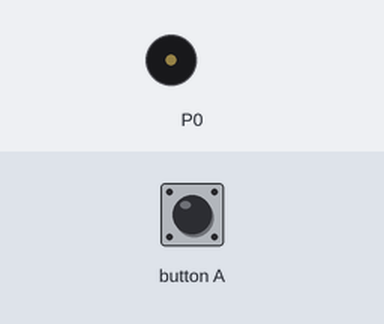
Simulated run of this program. Board: BBC micro:bit (MakeCode). On the bench: buzzer (waves = sounding). The test bench sets the inputs (shaded band). Random numbers come from a fixed seed.

Above: at 1.2 s.
1.3 s: button A pressed for 0.15 s
At 1.38 s:
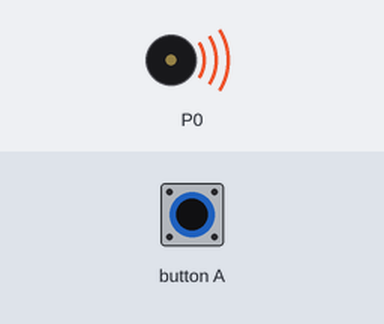
2.9 s: button A pressed for 3.2 s
At 7.5 s:
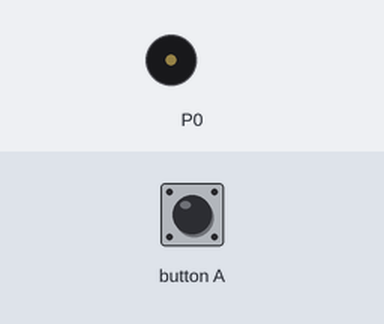
Timing chart, 0 to 9.0 s (numbered marks = the images above; inputs shaded):
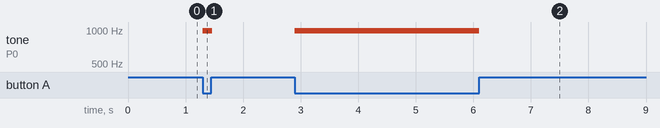

Measured:
- after the input at 1.3 s, tone on P0: silent → 988 Hz at once, → silent 0.16 s later
- after the input at 2.9 s, tone on P0: silent → 988 Hz at once, → silent 3.2 s later

The program:

main.ts
```typescript
let number = 0
input.onGesture(Gesture.Shake, function () {
    basic.clearScreen()
    number = randint(0, 6)
})
basic.forever(function () {
    if (input.buttonIsPressed(Button.A)) {
        music.ringTone(988)
    } else {
        music.stopAllSounds()
    }
})
```

test.ts
```typescript
// テストはここに来ます。このパッケージが拡張機能として使用されるときにはコンパイルされません。
```
